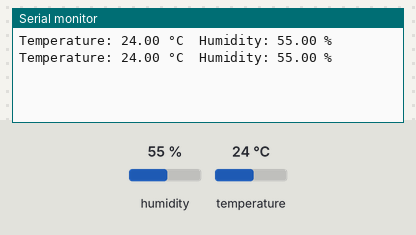
A sketch run on a simulated Arduino Uno, built with avr-gcc and run on an emulated ATmega328P. Shown: the last lines printed to the serial monitor. The test bench sets the inputs (shaded band); at power-on: humidity 55 %, temperature 24 °C.

Above: at 2.8 s.
2.9 s: humidity set to 22 %
At 5.3 s:
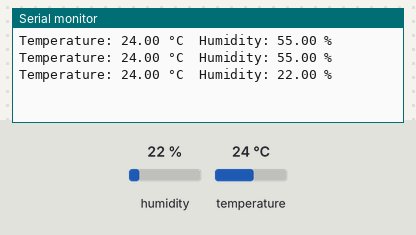
5.6 s: temperature set to 12 °C
At 6.5 s:
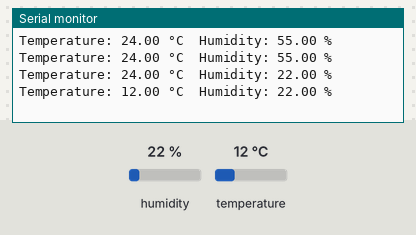
8.3 s: humidity set to 40 %
At 11.3 s:
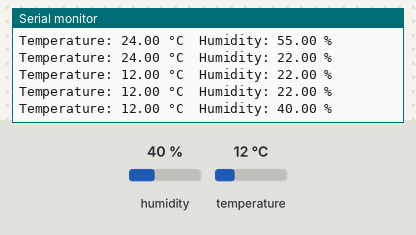
Timing chart, 0 to 12.8 s (numbered marks = the images above; inputs shaded):
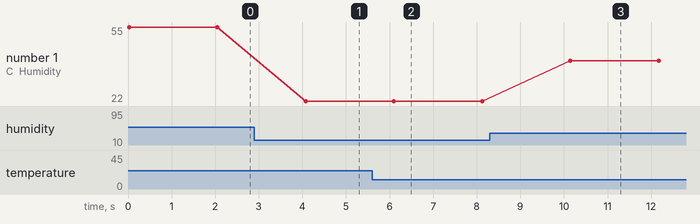

Measured:
- after the input at 2.9 s, the serial monitor: prints a new line after 1.2 s (image 1)
- after the input at 5.6 s, the serial monitor: prints a new line after 0.50 s (image 2)
- after the input at 8.3 s, the serial monitor: prints a new line after 1.8 s (image 3)
- plotted number 1: 55 → 22 after the input at 2.9 s, 22 → 40 after the input at 8.3 s

The sketch:

Read_Temperature_Humidity_Sensor.ino
```cpp
#include <DHT.h>

// DHT sensor type and pin
#define DHTPIN 0
#define DHTTYPE DHT11

// Initialize the DHT sensor
DHT dht(DHTPIN, DHTTYPE);

void setup() {
  // Start serial communication
  Serial.begin(9600);

  // Initialize the DHT sensor
  dht.begin();
}

void loop() {
  // Read the temperature and humidity values from the sensor
  float humidity = dht.readHumidity();
  float temperature = dht.readTemperature();

  // Check if any reading failed
  if (isnan(humidity) || isnan(temperature)) {
    Serial.println("Failed to read from DHT sensor!");
    return;
  }

  // Print the temperature and humidity values
  Serial.print("Temperature: ");
  Serial.print(temperature);
  Serial.print(" °C\t");
  Serial.print("Humidity: ");
  Serial.print(humidity);
  Serial.println(" %");

  // Delay before the next reading
  delay(2000);
}
```
